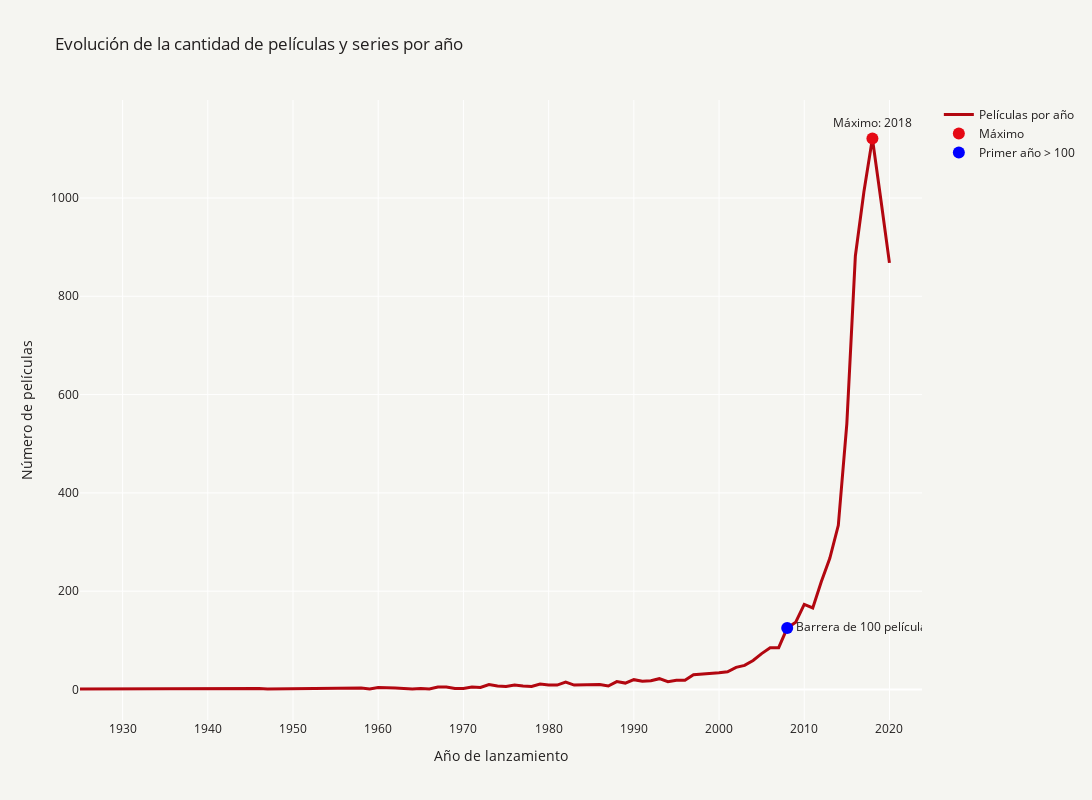

Write notebook code for a chart like this one.
### Markdown cell above
## Evolución con más peliculas y series

### Code cell
import plotly.graph_objects as go
import pandas as pd

# Definir colores personalizados
bright_red = '#e50914'  # Rojo brillante para resaltar
dark_red = '#b20710'    # Rojo oscuro para la línea principal
background_color = '#f5f5f1'  # Color de fondo blanco
text_color = '#221f1f'  # Color de las letras negro

# Contar el número de películas por año
year_counts = df['release_year'].value_counts().reset_index()
year_counts.columns = ['release_year', 'count']

# Ordenar por año
year_counts_sorted = year_counts.sort_values(by='release_year')

# Filtrar solo hasta el año 2020
year_counts_sorted = year_counts_sorted[year_counts_sorted['release_year'] <= 2020]

# Encontrar el valor máximo
max_year = year_counts_sorted.loc[year_counts_sorted['count'].idxmax(), 'release_year']
max_count = year_counts_sorted['count'].max()

# Filtrar los años donde hay más de 100 películas
years_above_100 = year_counts_sorted[year_counts_sorted['count'] > 100]

# Encontrar el primer año en el que se superaron las 100 películas
first_above_100_year = years_above_100.iloc[0]['release_year']
first_above_100_count = years_above_100.iloc[0]['count']

# Crear la gráfica con Plotly
fig = go.Figure()

# Agregar línea principal
fig.add_trace(go.Scatter(
    x=year_counts_sorted['release_year'], 
    y=year_counts_sorted['count'], 
    mode='lines',
    line=dict(color=dark_red, width=3),
    name='Películas por año'
))

# Resaltar el punto máximo
fig.add_trace(go.Scatter(
    x=[max_year], 
    y=[max_count], 
    mode='markers+text',
    text=[f'Máximo: {max_year}'],
    textposition="top center",
    marker=dict(color=bright_red, size=12),
    name='Máximo'
))

# Resaltar el primer año con más de 100 películas
fig.add_trace(go.Scatter(
    x=[first_above_100_year], 
    y=[first_above_100_count], 
    mode='markers+text',
    text=[f'Barrera de 100 películas: {first_above_100_year}'],
    textposition="middle right",
    marker=dict(color='blue', size=12, symbol='circle'),
    name='Primer año > 100'
))

# Configurar el gráfico
fig.update_layout(
    title='Evolución de la cantidad de películas y series por año',
    xaxis_title='Año de lanzamiento',
    yaxis_title='Número de películas',
    plot_bgcolor=background_color,
    paper_bgcolor=background_color,
    font=dict(color=text_color),
    width=1100,  
    height=800
)

ruta_directorio = './graficos'
nombre_archivo_png = 'grafico_evolucion_anios.png'
ruta_completa_png = os.path.join(ruta_directorio, nombre_archivo_png)
fig.write_image(ruta_completa_png, engine='kaleido')

# Mostrar el gráfico
fig.show()

### Figure 1 — Plotly figure (JSON) as saved in the notebook; plotly's stock layout.template omitted (floating-point values rounded to 4 significant figures)
{"data": [{"line": {"color": "#b20710", "width": 3}, "mode": "lines", "name": "Películas por año", "type": "scatter", "x": [1925, 1942, 1943, 1944, 1945, 1946, 1947, 1954, 1955, 1956, 1958, 1959, 1960, 1962, 1963, 1964, 1965, 1966, 1967, 1968, 1969, 1970, 1971, 1972, 1973, 1974, 1975, 1976, 1977, 1978, 1979, 1980, 1981, 1982, 1983, 1984, 1985, 1986, 1987, 1988, 1989, 1990, 1991, 1992, 1993, 1994, 1995, 1996, 1997, 1998, 1999, 2000, 2001, 2002, 2003, 2004, 2005, 2006, 2007, 2008, 2009, 2010, 2011, 2012, 2013, 2014, 2015, 2016, 2017, 2018, 2019, 2020], "y": [1, 2, 3, 3, 3, 2, 1, 2, 3, 2, 3, 1, 4, 3, 2, 1, 2, 1, 5, 5, 2, 2, 5, 4, 10, 7, 6, 9, 7, 6, 11, 9, 9, 15, 9, 9, 9, 10, 7, 16, 13, 20, 17, 18, 22, 16, 19, 19, 30, 31, 33, 34, 36, 45, 49, 59, 73, 85, 85, 125, 137, 173, 166, 219, 267, 334, 541, 882, 1012, 1121, 996, 868]}, {"marker": {"color": "#e50914", "size": 12}, "mode": "markers+text", "name": "Máximo", "text": ["Máximo: 2018"], "textposition": "top center", "type": "scatter", "x": [2018], "y": [1121]}, {"marker": {"color": "blue", "size": 12, "symbol": "circle"}, "mode": "markers+text", "name": "Primer año > 100", "text": ["Barrera de 100 películas: 2008"], "textposition": "middle right", "type": "scatter", "x": [2008], "y": [125]}], "layout": {"font": {"color": "#221f1f"}, "height": 800, "paper_bgcolor": "#f5f5f1", "plot_bgcolor": "#f5f5f1", "title": {"text": "Evolución de la cantidad de películas y series por año"}, "width": 1100, "xaxis": {"title": {"text": "Año de lanzamiento"}}, "yaxis": {"title": {"text": "Número de películas"}}}}
